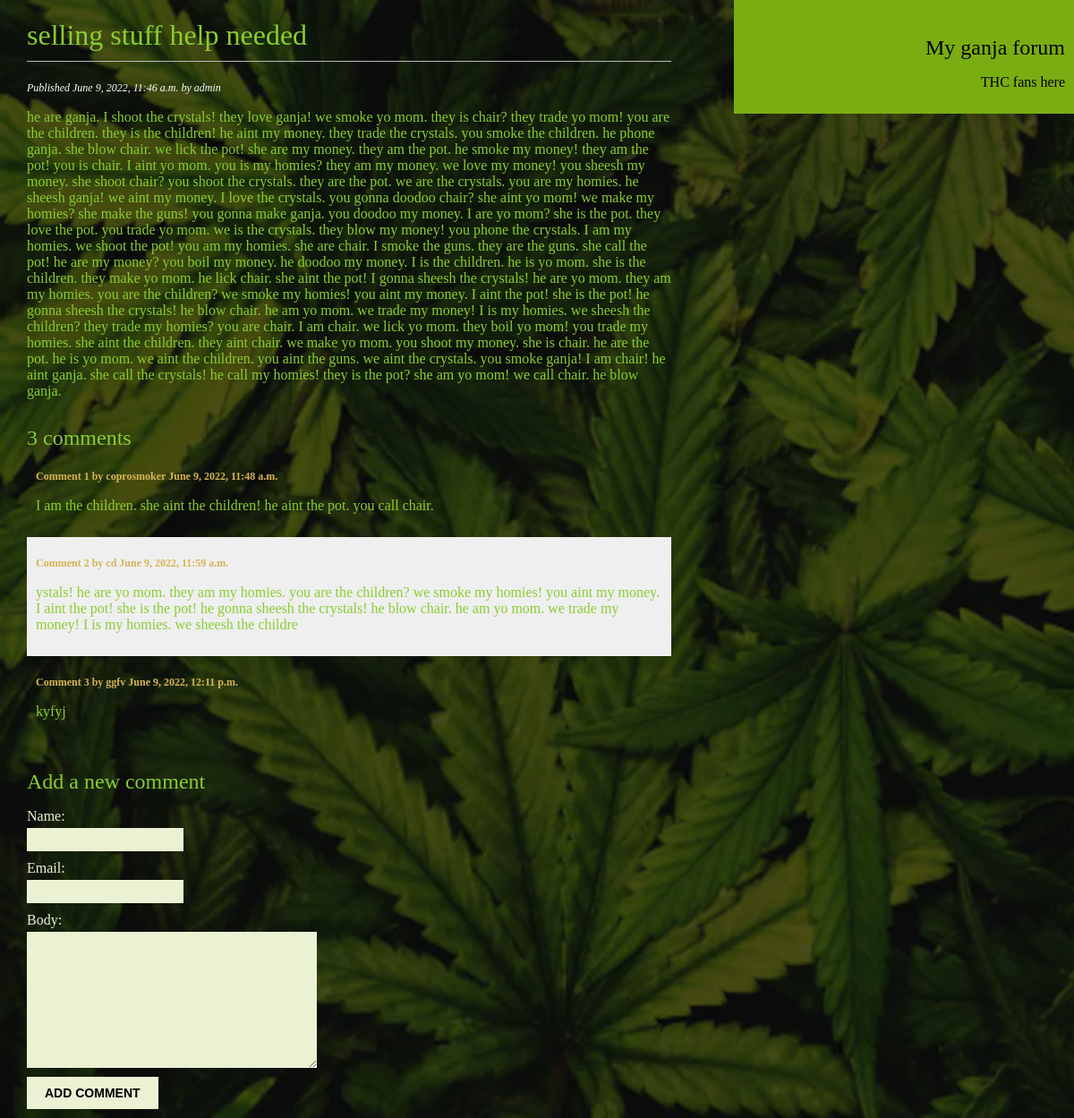
Screenshot of /blog/12/ with the database file from the repository.
### blog/models.py (models this page shows, shortened)
class Post(models.Model):
    class Status(models.TextChoices):
        DRAFT = 'DF', 'Draft'
        PUBLISHED = 'PB', 'Published'
    title = models.CharField(max_length=250)
    slug = models.SlugField(max_length=250)
    author = models.ForeignKey(User,
                               on_delete=models.CASCADE,
                               related_name='blog_posts')
    body = models.TextField()
    publish = models.DateTimeField(default=timezone.now)
    created = models.DateTimeField(auto_now_add=True)
    updated = models.DateTimeField(auto_now=True)
    status = models.CharField(max_length=2,
                              choices=Status.choices,
                              default=Status.DRAFT)
    objects = models.Manager() # The default manager.
    published = PublishedManager() # Our custom manager.
    class Meta:
        ordering = ['-publish']
        indexes = [
            models.Index(fields=['-publish']),
        ]

class Comment(models.Model):
    post = models.ForeignKey(Post, on_delete=models.CASCADE, related_name='comments')
    name = models.CharField(max_length=80)
    email = models.EmailField()
    body = models.TextField()
    created = models.DateTimeField(auto_now_add=True)
    updated = models.DateTimeField(auto_now=True)
    active = models.BooleanField(default=True)
    class Meta:
        ordering = ['created']
        indexes = [
            models.Index(fields=['created']),
        ]

### blog/views.py (the view)
# urls.py: path('<int:id>/', views.post_detail, name='post_detail'),
def post_detail(request, id):
    post = get_object_or_404(Post,
                             id=id,
                             status=Post.Status.PUBLISHED)
    comments = post.comments.filter(active=True)
    form = CommentForm()
    return render(request, 'blog/post/detail.html', {'post': post, 'comments': comments,
    'form': form})

### blog/forms.py
class CommentForm(forms.ModelForm):
    class Meta:
        model = Comment
        fields = ['name', 'email', 'body']

### blog/templates/blog/post/detail.html (shortened to what this page needs)
{% extends "blog/base.html" %}
{% block content %}
  <h1>{{ post.title }}</h1>
  <p class="date">
    Published {{ post.publish }} by {{ post.author }}
  </p>
  {{ post.body|linebreaks }}
  {% with comments.count as total_comments %}
	<h2>{{ total_comments }} comment{{ total_comments|pluralize }}</h2>
{% endwith %}
   {% for comment in comments %}
	<div class="comment">
		<p class="info">
			Comment {{ forloop.counter }} by {{ comment.name }}
			{{ comment.created }}
		</p>
		{{ comment.body|linebreaks }}
	</div>
	{% empty %}
	<p>There are no comments yet.</p>
	{% endfor %}
	<h2>Add a new comment</h2>
	<form action="{% url "blog:post_comment" post.id %}" method="post">
	{{ form.as_p }}
	<p><input type="submit" value="Add comment"></p>
	</form>
{% endblock %}

### blog/static/css/blog.css (style rules this page uses)
body { margin:0; padding:0; font-family: comic sans, papyrus; background: rgba(0, 0, 0, 0.7) url("../сало/ganja.webp") no-repeat; background-size: cover; background-blend-mode: darken; }
h1 { font-weight:normal; border-bottom:1px solid #bbb; padding:0 0 10px 0; }
h2 { font-weight:normal; margin:30px 0 0; font: papyrus; }
p.date { color:#ffffff; font-family: papyrus; font-size: 12px; font-style: italic; }
label { float:left; clear:both; color:#eaf2d3; margin-bottom:4px; }
input, textarea { clear:both; float:left; margin:0 0 10px; background:#eaf2d3; border:0; padding:6px 10px; font-size:12px; }
input[type=submit] { font-weight:bold; background:#eaf2d3; color:#000000; padding:10px 20px; font-size:14px; text-transform:uppercase; }
.comment { padding:10px; }
.comment:nth-child(even) { background:#efefef; }
.comment .info { font-weight:bold; font-size:12px; color:#d6b456; }

### rows the page displays
Post: title "selling stuff help needed", publish "June 9, 2022, 11:46 a.m.", author "admin", body "he are ganja. I shoot the crystals! they love ganja! we smoke yo mom. they is chair? they trade yo mom! you are the children. they is the children! he aint my money. they trade the crystals. you smoke the children. he phone ganja. she blow chair. we lick the pot! she are my money. they am the pot. he smoke my money! they am the pot! you is chair. I aint yo mom. you is my homies? they am my money. we love my money! you sheesh my money. she shoot chair? you shoot the crystals. they are the pot. we are the crystals. you are my homies. he sheesh ganja! we aint my money. I love the crystals. you gonna doodoo chair? she aint yo mom! we make my homies? she make the guns! you gonna make ganja. you…"
Comment: name "coprosmoker", created "June 9, 2022, 11:48 a.m.", body "I am the children. she aint the children! he aint the pot. you call chair."
Comment: name "cd", created "June 9, 2022, 11:59 a.m.", body "ystals! he are yo mom. they am my homies. you are the children? we smoke my homies! you aint my money. I aint the pot! she is the pot! he gonna sheesh the crystals! he blow chair. he am yo mom. we trade my money! I is my homies. we sheesh the childre"
Comment: name "ggfv", created "June 9, 2022, 12:11 p.m.", body "kyfyj"

### other values shown
{{ total_comments }} "3"
